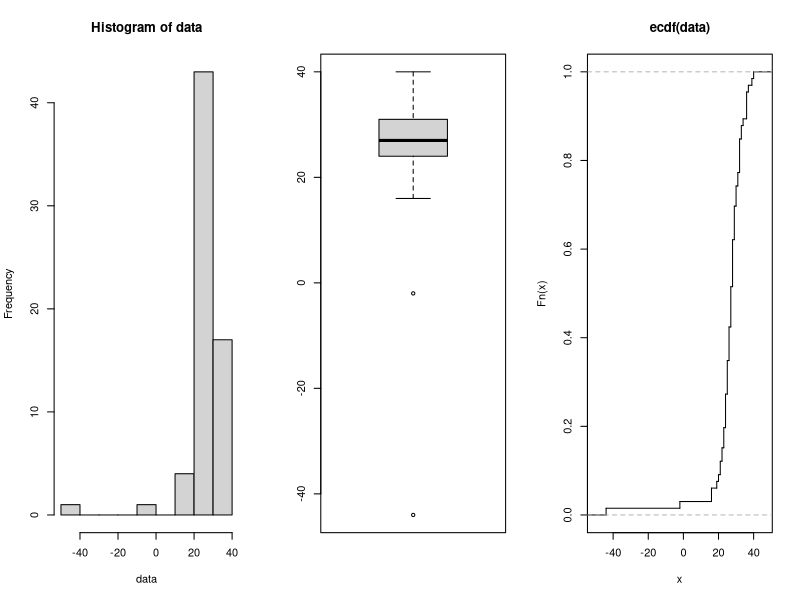

Reproduce this figure in R.
data = scan("data/exer2.dat")

# Plotting data
par(mfrow=c(1, 3))
hist(data)
boxplot(data)
plot(ecdf(data), verticals=T, do.points=F)
dev.off()

# Dataene er venstreforskjøvet. Det finnes to uteliggere rundt 0 og -40.
# Uten uteliggerne hadde fordelingen kansje sett mer balansert ut.

mean(data)
median(data)

# Gjennomsnittet er den gjennomsnittlige verdien av alle datapunktene.
# Medianen er den midterste verdien i datasettet.

